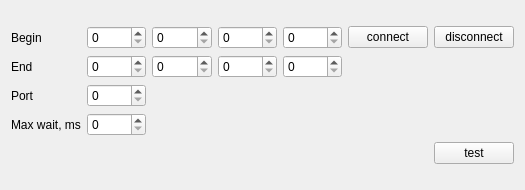
<?xml version="1.0" encoding="UTF-8"?>
<ui version="4.0">
 <class>MainBox</class>
 <widget class="QWidget" name="MainBox">
  <property name="geometry">
   <rect>
    <x>0</x>
    <y>0</y>
    <width>525</width>
    <height>190</height>
   </rect>
  </property>
  <property name="windowTitle">
   <string>Dialog</string>
  </property>
  <layout class="QVBoxLayout" name="verticalLayout">
   <item>
    <layout class="QGridLayout" name="gridLayout">
     <item row="3" column="1">
      <widget class="QSpinBox" name="sb_max_wait"/>
     </item>
     <item row="0" column="2">
      <widget class="QSpinBox" name="sb_src_b"/>
     </item>
     <item row="1" column="0">
      <widget class="QLabel" name="label_2">
       <property name="text">
        <string>End</string>
       </property>
      </widget>
     </item>
     <item row="1" column="1">
      <widget class="QSpinBox" name="sb_dst_a"/>
     </item>
     <item row="3" column="0">
      <widget class="QLabel" name="label_4">
       <property name="text">
        <string>Max wait, ms</string>
       </property>
      </widget>
     </item>
     <item row="0" column="0">
      <widget class="QLabel" name="label">
       <property name="text">
        <string>Begin</string>
       </property>
      </widget>
     </item>
     <item row="0" column="3">
      <widget class="QSpinBox" name="sb_src_c"/>
     </item>
     <item row="0" column="4">
      <widget class="QSpinBox" name="sb_src_d"/>
     </item>
     <item row="1" column="2">
      <widget class="QSpinBox" name="sb_dst_b"/>
     </item>
     <item row="0" column="1">
      <widget class="QSpinBox" name="sb_src_a"/>
     </item>
     <item row="1" column="4">
      <widget class="QSpinBox" name="sb_dst_d"/>
     </item>
     <item row="1" column="3">
      <widget class="QSpinBox" name="sb_dst_c"/>
     </item>
     <item row="2" column="0">
      <widget class="QLabel" name="label_3">
       <property name="text">
        <string>Port</string>
       </property>
      </widget>
     </item>
     <item row="0" column="5">
      <widget class="QPushButton" name="btn_connect">
       <property name="text">
        <string>connect</string>
       </property>
      </widget>
     </item>
     <item row="2" column="1">
      <widget class="QSpinBox" name="sb_port"/>
     </item>
     <item row="0" column="6">
      <widget class="QPushButton" name="btn_disconnect">
       <property name="text">
        <string>disconnect</string>
       </property>
      </widget>
     </item>
     <item row="4" column="6">
      <widget class="QPushButton" name="btn_test">
       <property name="text">
        <string>test</string>
       </property>
      </widget>
     </item>
    </layout>
   </item>
  </layout>
 </widget>
 <resources/>
 <connections/>
</ui>
